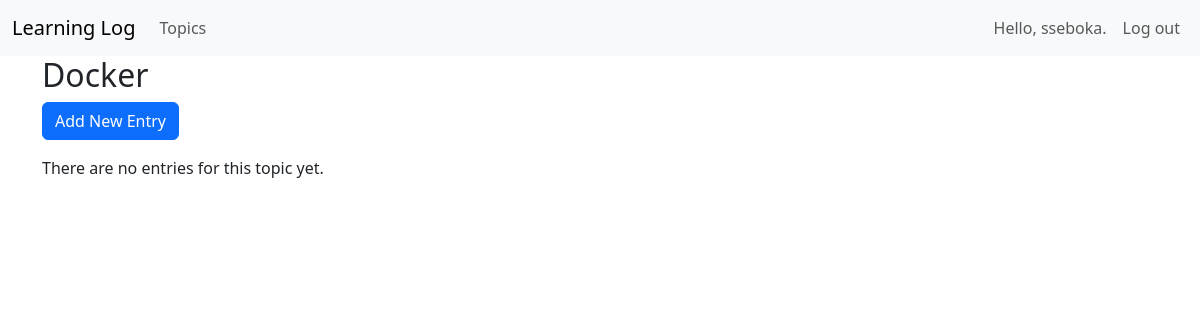
/topics/7/ (signed in), run on an earlier commit of the app's database.
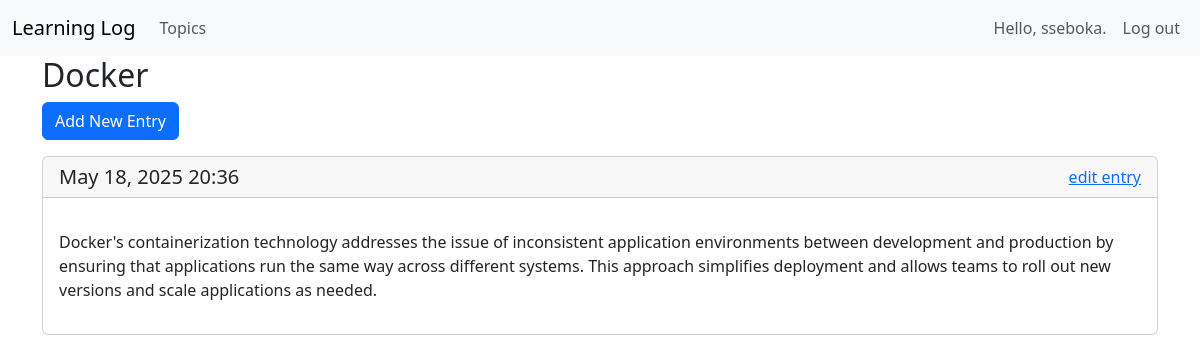
And on a later commit of the database.
### learning_logs/models.py (models this page shows, shortened)
class Topic(models.Model):
    text = models.CharField(max_length=200)
    date_added = models.DateTimeField(auto_now_add=True)
    owner = models.ForeignKey(User, on_delete=models.CASCADE)
    def __str__(self):
        return self.text

class Entry(models.Model):
    topic = models.ForeignKey(Topic, on_delete=models.CASCADE)
    text = models.TextField()
    date_added = models.DateTimeField(auto_now_add=True)
    class Meta:
        verbose_name_plural = 'entries'

### learning_logs/views.py (the view)
# urls.py: path('topics/<int:topic_id>/', views.topic, name='topic'),
@login_required
def topic(request, topic_id):
    topic = Topic.objects.get(id = topic_id)
    if topic.owner != request.user:
        raise Http404
    entries = topic.entry_set.order_by('-date_added')
    context = {'topic':topic, 'entries': entries}
    return render(request, 'learning_logs/topic.html', context)

### learning_logs/templates/learning_logs/topic.html
{% extends 'learning_logs/base.html' %}
{% block header %}
<h2>{{ topic }}</h2>
{% endblock header %}
{% block content %}
<p>
<a class="btn btn-primary" href="{% url 'learning_logs:new_entry' topic.id %}">Add New Entry</a></p>
{% for entry in entries %}
<div class="card mb-3">
<div class="card-header d-flex justify-content-between align-items-center">
      <h5 class="mb-0">
      {{ entry.date_added|date:'M d, Y H:i' }}
      </h5>
        <a href = "{% url 'learning_logs:edit_entry' entry.id%}">edit entry</a>
</div>
 <div class="card-body">
  <p class="card-text">{{ entry.text|linebreaks }}</p>
 </div>
</div>
{% empty %}
    <p>There are no entries for this topic yet.</p>
{% endfor %}
{% endblock content %}

### learning_logs/templates/learning_logs/base.html (shortened to what this page needs)
{% load django_bootstrap5  %}
<!DOCTYPE html>
<html lang="en">
<head>
    {% bootstrap_css %}
</head>
<body>
<nav class="navbar navbar-expand-lg navbar-light bg-light">
  <div class="container-fluid">
    <a class="navbar-brand" href="{% url 'learning_logs:index' %}">Learning Log</a>
    <div class="collapse navbar-collapse" id="navbarNav">
      <ul class="navbar-nav me-auto">
        <li class="nav-item"><a class="nav-link" href="{% url 'learning_logs:topics' %}">Topics</a></li>
      </ul>
      <ul class="navbar-nav">
        {% if user.is_authenticated %}
          <li class="nav-item"><a class="nav-link">Hello, {{ user.username }}.</a></li>
          <li class="nav-item"><a class="nav-link" href="{% url 'users:logout' %}">Log out</a></li>
        {% else %}
          <li class="nav-item"><a class="nav-link" href="{% url 'users:register' %}">Register</a></li>
          <li class="nav-item"><a class="nav-link" href="{% url 'users:login' %}">Log in</a></li>
        {% endif %}
      </ul>
    </div>
  </div>
</nav>
<div class="container">
    <div class="page-header">
        {% block header %}{% endblock header %}
    </div>
    <div>
        {% block content %}{% endblock content %}
    </div>
</div>
</body>
</html>

What changed in the data, as far as the page shows it:
added Entry: date_added "May 18, 2025 20:36", text "Docker's containerization technology addresses the issue of inconsistent application environments between development and production by ensuring that applications run the same way across different systems. This approach simplifies deployment and allows teams to roll out new versions and scale applications as needed."
Also different on the page:
text no longer shown: "There are no entries for this topic yet."
